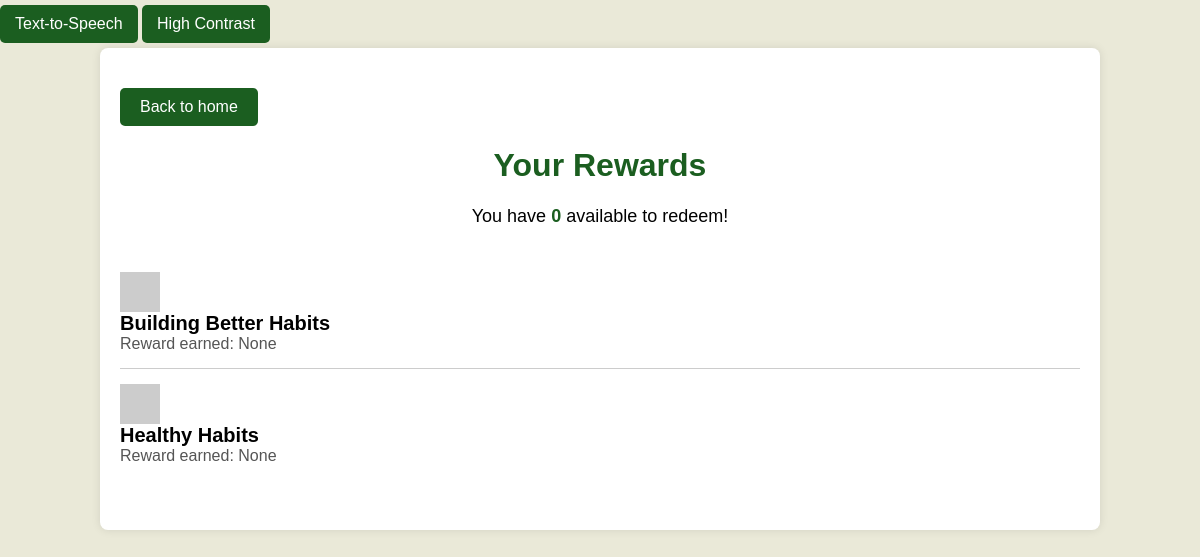
Screenshot of /rewards1 with the database file from the repository.
### tables this page shows
CREATE TABLE HabitProgress (
    progress_id INTEGER PRIMARY KEY AUTOINCREMENT,
    user_id INTEGER NOT NULL,
    content_id INTEGER NOT NULL, -- References habit_id in the Habits table
    title TEXT NOT NULL,
    time_spent INTEGER,
    last_assessment_score INTEGER DEFAULT 0.0, -- Score percentage for the last assessment taken
    progress_level INTEGER DEFAULT 0, -- Level or milestone achieved in the habit
    rewards_earned TEXT, -- Stores the latest reward earned, e.g., "Gold Star", "Silver Star"
    last_updated TIMESTAMP DEFAULT CURRENT_TIMESTAMP, -- Date when this record was last updated
    FOREIGN KEY (user_id) REFERENCES Users(user_id),
    FOREIGN KEY (content_id) REFERENCES Habits(habit_id),
    UNIQUE (user_id, content_id) -- Ensures only one progress record per user and habit
);

### app.py (the view)
@app.route('/rewards<int:user_id>')
def rewards(user_id):
    rewards = get_user_rewards(user_id)
    total_points = sum(reward_points.get(reward[1], 0) for reward in rewards)  # Calculate total points
    return render_template('rewards.html', rewards=rewards, reward_points=reward_points, total_points=total_points, reward_images=reward_images)

### app.py (called while the page is built)
def get_db_connection():
    conn = sqlite3.connect('habit_tracker.db',timeout=10)
    conn.row_factory = sqlite3.Row  # To fetch rows as dictionaries
    return conn

def get_user_rewards(user_id):
    conn = get_db_connection()
    cursor = conn.cursor()
    cursor.execute("""
        SELECT title, rewards_earned
        FROM HabitProgress
        WHERE user_id = ?
    """, (user_id,))
    rewards = cursor.fetchall()
    conn.close()
    return rewards

### templates/rewards.html (shortened to what this page needs)
<!DOCTYPE html>
<html lang="en">
<head>
</head>
<body>
    <div class="accessibility-controls">
        <button onclick="toggleTextToSpeech()">Text-to-Speech</button>
        <button onclick="toggleContrast()">High Contrast</button>
    </div>
    <div class="container">
        <a href="{{ url_for('index') }}" class="back-button">Back to home</a>
        <h1>Your Rewards</h1>
        <div class="points-section">
            <p>You have <span>{{ total_points }}</span> available to redeem!</p>
        </div>
        <div class="rewards-section">
            {% for reward in rewards %}
                <div class="reward-item">
                    <img src="{{ reward_images.get(reward[1], 'https://via.placeholder.com/40/000000/FFFFFF?text=U') }}"
                    alt="Badge Image" class="badge">
                    <div class="reward-title">{{ reward[0] }}</div>
                    <div class="reward-description">Reward earned: {{ reward[1] }}</div>
                </div>
            {% endfor %}
        </div>
    </div>
</body>
</html>

### templates/rewards.html (style rules this page uses)
body { font-family: Arial, sans-serif; background-color: #eae9d8; margin: 0; padding: 0; }
.container { width: 80%; margin: auto; padding: 20px; background-color: white; border-radius: 8px; box-shadow: 0 0 10px rgba(0, 0, 0, 0.1); }
h1 { color: #1B5E20; text-align: center; }
.rewards-section { margin-bottom: 30px; }
.reward-item { border-bottom: 1px solid #ccc; padding: 15px 0; }
.reward-item:last-child { border-bottom: none; }
.reward-title { font-size: 20px; font-weight: bold; }
.reward-description { font-size: 16px; color: #555; }
.badge { width: 40px; height: auto; vertical-align: middle; margin-right: 10px; }
.back-button { display: inline-block; background-color: #1B5E20; color: white; padding: 10px 20px; border-radius: 5px; text-decoration: none; margin-top: 20px; cursor: pointer; }
.points-section { text-align: center; font-size: 18px; margin-bottom: 30px; }
.points-section span { font-weight: bold; color: #1B5E20; }
button, select { display: inline-block; padding: 10px 15px; font-size: 1em; color: #fff; background-color: #1B5E20; border: none; border-radius: 5px; cursor: pointer; transition: background-color 0.3s ease, transform 0.2s ease; margin: 5px 0; }

### rows the page displays
HabitProgress: title "Building Better Habits", reward "None"
HabitProgress: title "Healthy Habits", reward "None"

### other values shown
{{ total_points }} "0"
